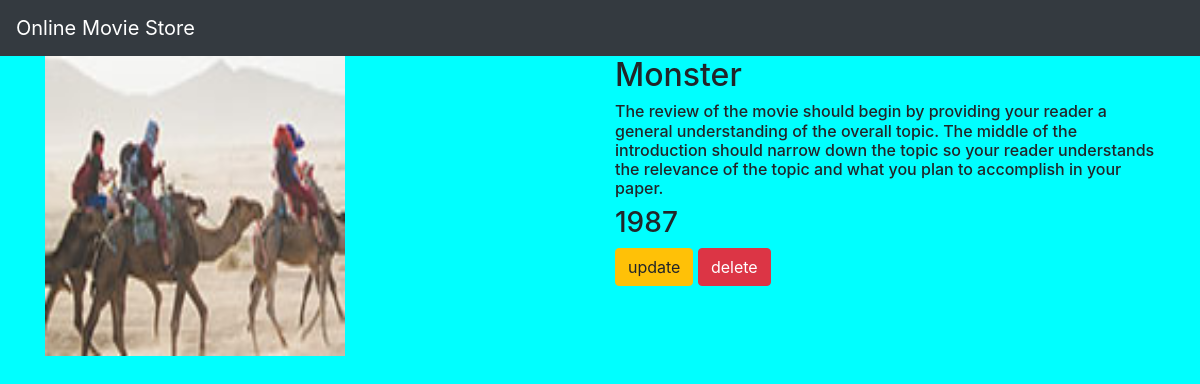
/movie/3/, run on the app's committed database.
### movieapp/models.py (models this page shows, shortened)
class Movie(models.Model):
    name=models.CharField(max_length=250)
    desc=models.TextField()
    year=models.IntegerField()
    img=models.ImageField(upload_to='gallery')

### movieapp/views.py (the view)
# urls.py: path('movie/<int:movie_id>/',views.detail,name='detail'),
def detail(request,movie_id):
    movie=Movie.objects.get(id=movie_id)
    return render (request,"detail.html",{'movie':movie})

### templates/detail.html
{% extends 'base.html' %}
{% block body %}
  <div class="container">
      <div class="row">
          <div class="col-md-6">
              <img src="{{movie.img.url}}"width="300" height="300">
          </div>
              <div class="col-md-6">
                   <h2>{{movie.name}}</h2>
                   <h6>{{movie.desc}}</h6>
                   <h3>{{movie.year}}</h3>
                    <a  class="btn btn-warning" href="{% url 'movieapp:update' movie.id%}">update</a>
                    <a  class="btn btn-danger" href="{% url 'movieapp:delete' movie.id%}">delete</a>
              </div>
      </div>
  </div>
{% endblock %}

### static/style.css (style rules this page uses)
body { background-color:aqua; }

### data on the page
Movie: img (picture), name "Monster", desc "The review of the movie should begin by providing your reader a general understanding of the overall topic. The middle of the introduction should narrow down the topic so your reader understands the relevance of the topic and what you plan to accomplish in your paper.", year "1987"
